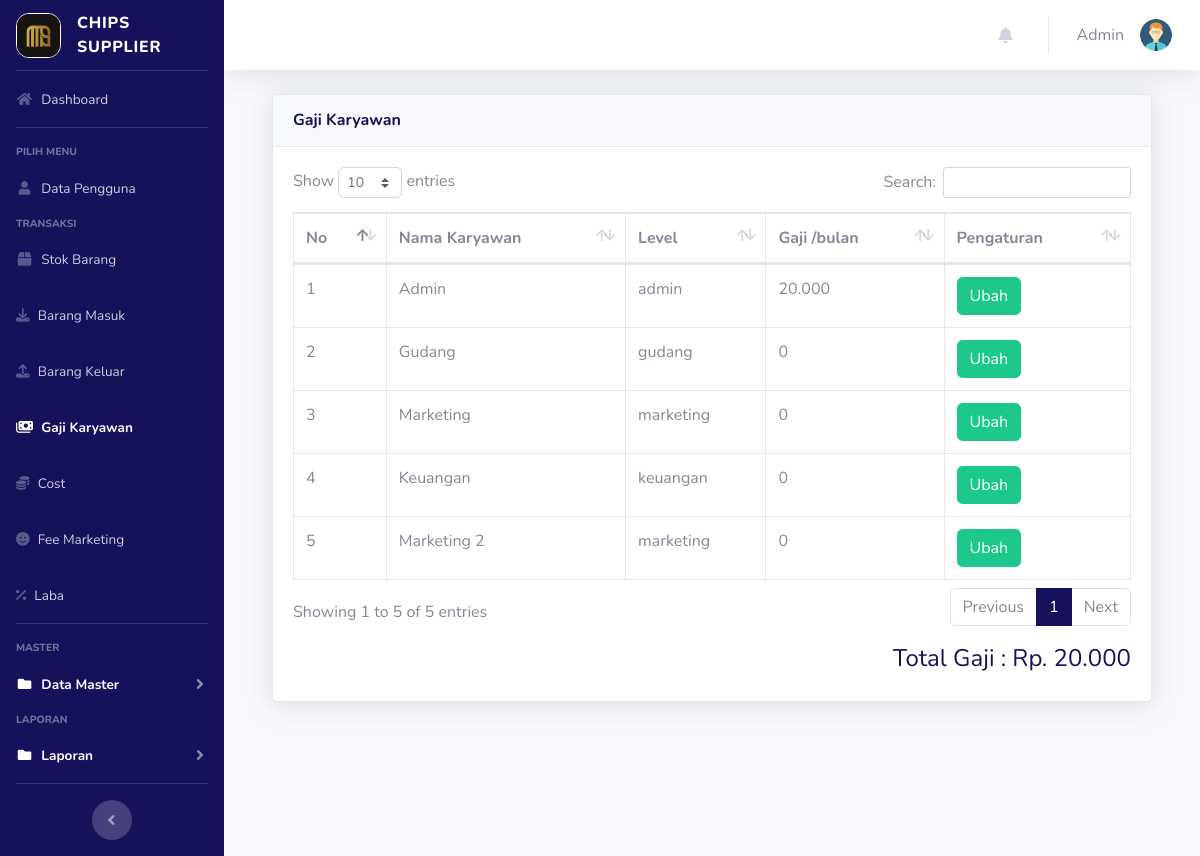
/index.php?page=gajikaryawan (signed in), run on the app's committed database.
### tables this page shows
CREATE TABLE `users` (
  `id` int NOT NULL AUTO_INCREMENT,
  `nik` varchar(16) NOT NULL,
  `nama` varchar(100) NOT NULL,
  `alamat` varchar(200) DEFAULT NULL,
  `telepon` varchar(100) NOT NULL,
  `username` varchar(100) NOT NULL,
  `password` varchar(100) NOT NULL,
  `level` varchar(25) NOT NULL DEFAULT 'member',
  `foto` varchar(255) NOT NULL,
  `gaji` bigint DEFAULT NULL,
  PRIMARY KEY (`id`)
);

### page/gajikaryawan/gajikaryawan.php (the view, shortened to what this page needs)
<?php
$koneksi = new mysqli("127.0.0.1", "root", "", "inventori");
?>
<div class="container-fluid">
  <div class="card shadow mb-4">
    <div class="card-header py-3" style="display: flex; justify-content: space-between;">
      <h6 class="m-0 font-weight-bold text-primary">Gaji Karyawan</h6>
    </div>
    <div class="card-body">
      <div class="table-responsive">
        <table class="table table-bordered" id="dataTable" width="100%" cellspacing="0">
          <thead>
            <tr>
              <th>No</th>
              <th>Nama Karyawan</th>
              <th>Level</th>
              <th>Gaji /bulan</th>
              <th>Pengaturan</th>
            </tr>
          </thead>
          <tbody>
            <?php
            $no = 1;
            $sql1 = $koneksi->query("select SUM(gaji) AS total_gaji from users");
            $row = $sql1->fetch_assoc();
            $total_gaji = $row['total_gaji'];
            $sql = $koneksi->query("select * from users");
            while ($data = $sql->fetch_assoc()) {
            ?>
              <tr>
                <td><?= $no++ ?></td>
                <td><?= $data['nama'] ?></td>
                <td><?= $data['level'] ?></td>
                <td><?= $data['gaji'] ? number_format($data['gaji'], 0, '', '.') : "0" ?></td>
                <td>
                  <a href="?page=gajikaryawan&aksi=ubahgaji&id=<?= $data['id'] ?>" class="btn btn-success">Ubah</a>
                </td>
              </tr>
            <?php } ?>
          </tbody>
        </table>
        <h4 class="text-right mt-3 text-primary">Total Gaji : Rp. <?= number_format($total_gaji, 0, '', '.') ?></h4>
      </div>
    </div>
  </div>
</div>

### index.php (shortened to what this page needs)
<?php
$koneksi = new mysqli("127.0.0.1", "root", "", "inventori");
$current_page = isset($_GET['page']) ? $_GET['page'] : 'home';
?>
<!DOCTYPE html>
<html lang="en">
<head>
  <link rel="stylesheet" href="https://cdnjs.cloudflare.com/ajax/libs/font-awesome/6.7.2/css/all.min.css" />
  <link href="vendor/fontawesome-free/css/all.min.css" rel="stylesheet" type="text/css">
  <link href="css/sb-admin-2.min.css" rel="stylesheet">
  <link href="vendor/datatables/dataTables.bootstrap4.min.css" rel="stylesheet">
</head>
<body id="page-top">
  <div id="wrapper">
    <ul class="navbar-nav bg-primary sidebar sidebar-dark accordion" id="accordionSidebar">
      <a class="sidebar-brand d-flex align-items-center justify-content-center" href="index.php">
        <div class="sidebar-brand-icon">
          <img src="img/logo-mms.png" width="45px" style="border-radius: 13px; border: 1px solid white;" alt="">
        </div>
        <div class="sidebar-brand-text mx-3 text-left">Chips Supplier</div>
      </a>
      <hr class="sidebar-divider my-0">
      <?php
      if ($_SESSION['admin']) {
        $user = $_SESSION['admin'];
      }
      $sql = $koneksi->query("select * from users where id='$user'");
      $userData = $sql->fetch_assoc();
      ?>
      <li class="nav-item <?php echo ($current_page == 'home') ? 'active' : ''; ?>">
        <a class="nav-link" href="?page=home">
          <i class="fas fa-fw fa-home"></i>
          <span>Dashboard</span></a>
      </li>
      <hr class="sidebar-divider">
      <div class="sidebar-heading">
        Pilih Menu
      </div>
      <li class="nav-item <?php echo ($current_page == 'pengguna') ? 'active' : ''; ?>">
        <a class="nav-link" href="?page=pengguna">
          <i class="fas fa-fw fa-user"></i>
          <span>Data Pengguna</span></a>
      </li>
      <div class="sidebar-heading">
        Transaksi
      </div>
      <li class="nav-item <?php echo ($current_page == 'gudang') ? 'active' : ''; ?>">
        <a class="nav-link" href="?page=gudang">
          <i class="fas fa-fw fa-box"></i>
          <span>Stok Barang</span></a>
      </li>
      <li class="nav-item <?php echo ($current_page == 'barangmasuk') ? 'active' : ''; ?>">
        <a class="nav-link" href="?page=barangmasuk">
          <i class="fa-solid fa-download"></i>
          <span>Barang Masuk</span></a>
      </li>
      <li class="nav-item <?php echo ($current_page == 'barangkeluar') ? 'active' : ''; ?>">
        <a class="nav-link" href="?page=barangkeluar">
          <i class="fa-solid fa-upload"></i>
          <span>Barang Keluar</span></a>
      </li>
      <li class="nav-item <?php echo ($current_page == 'gajikaryawan') ? 'active' : ''; ?>">
        <a class="nav-link" href="?page=gajikaryawan">
          <i class="fa-solid fa-money-bills"></i>
          <span>Gaji Karyawan</span></a>
      </li>
      <li class="nav-item <?php echo ($current_page == 'cost') ? 'active' : ''; ?>">
        <a class="nav-link" href="?page=cost">
          <i class="fa-solid fa-coins"></i>
          <span>Cost</span></a>
      </li>
      <li class="nav-item <?php echo ($current_page == 'feemarketing') ? 'active' : ''; ?>">
        <a class="nav-link" href="?page=feemarketing">
          <i class="fa-solid fa-face-smile"></i>
          <span>Fee Marketing</span></a>
      </li>
      <li class="nav-item <?php echo ($current_page == 'laba') ? 'active' : ''; ?>">
        <a class="nav-link" href="?page=laba">
          <i class="fa-solid fa-percent"></i>
          <span>Laba</span></a>
      </li>
      <hr class="sidebar-divider">
      <div class="sidebar-heading">
        Master
      </div>
      <li class="nav-item active">
        <a class="nav-link collapsed" href="#" data-toggle="collapse" data-target="#collapseData" aria-expanded="true" aria-controls="collapseData">
          <i class="fas fa-fw fa-folder"></i>
          <span>Data Master</span>
        </a>
      </li>
      <div class="sidebar-heading">
        Laporan
      </div>
      <li class="nav-item active">
        <a class="nav-link collapsed" href="#" data-toggle="collapse" data-target="#collapseLaporan" aria-expanded="true" aria-controls="collapseLaporan">
          <i class="fas fa-fw fa-folder"></i>
          <span>Laporan</span>
        </a>
      </li>
      <hr class="sidebar-divider d-none d-md-block">
      <div class="text-center d-none d-md-inline">
        <button class="rounded-circle border-0" id="sidebarToggle"></button>
      </div>
    </ul>
    <div id="content-wrapper" class="d-flex flex-column">
      <div id="content">
        <nav class="navbar navbar-expand navbar-light bg-white topbar mb-4 static-top shadow">
          <ul class="navbar-nav ml-auto">
            <li class="nav-item dropdown no-arrow mx-1">
              <a class="nav-link dropdown-toggle" href="#" id="alertsDropdown" role="button"
                data-toggle="dropdown" aria-haspopup="true" aria-expanded="false">
                <i class="fas fa-bell fa-fw"></i>
              </a>
            </li>
            <li class="nav-item dropdown no-arrow">
              <a class="nav-link dropdown-toggle" href="#" id="userDropdown" role="button"
                data-toggle="dropdown" aria-haspopup="true" aria-expanded="false">
                <span class="mr-3 d-none d-lg-inline text-gray-600"><?php echo  $userData['nama']; ?></span>
                <img class="img-profile rounded-circle"
                  src="img/<?php echo $userData['foto'] ?>">
              </a>
            </li>
          </ul>
        </nav>
        <div class="container-fluid">
          <section class="content">
            <?php
            $page = $_GET['page'];
            $aksi = $_GET['aksi'];
            if ($page == "gajikaryawan") {
              if ($aksi == "") {
                include "page/gajikaryawan/gajikaryawan.php";
              }
            }
            ?>
          </section>
        </div>
      </div>
    </div>
  </div>
</body>
</html>

### data on the page
users: nama "Admin", foto (picture), level "admin", gaji "20.000"
users: nama "Gudang", level "gudang", shows "0"
users: nama "Marketing", level "marketing", shows "0"
users: nama "Keuangan", level "keuangan", shows "0"
users: nama "Marketing 2", level "marketing", shows "0"

### other printed values
$total_gaji "20.000"
